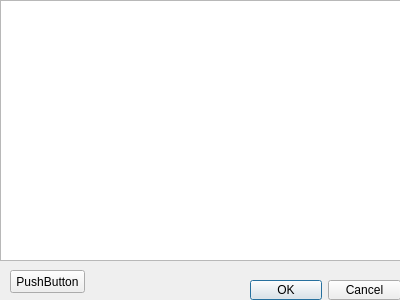
<?xml version="1.0" encoding="UTF-8"?>
<ui version="4.0">
 <class>Dialog</class>
 <widget class="QDialog" name="Dialog">
  <property name="geometry">
   <rect>
    <x>0</x>
    <y>0</y>
    <width>400</width>
    <height>300</height>
   </rect>
  </property>
  <property name="windowTitle">
   <string>Dialog</string>
  </property>
  <widget class="QDialogButtonBox" name="buttonBox">
   <property name="geometry">
    <rect>
     <x>250</x>
     <y>280</y>
     <width>151</width>
     <height>20</height>
    </rect>
   </property>
   <property name="orientation">
    <enum>Qt::Horizontal</enum>
   </property>
   <property name="standardButtons">
    <set>QDialogButtonBox::Cancel|QDialogButtonBox::Ok</set>
   </property>
  </widget>
  <widget class="QTableView" name="tableView">
   <property name="geometry">
    <rect>
     <x>0</x>
     <y>0</y>
     <width>401</width>
     <height>261</height>
    </rect>
   </property>
  </widget>
  <widget class="QPushButton" name="pushButton">
   <property name="geometry">
    <rect>
     <x>10</x>
     <y>270</y>
     <width>75</width>
     <height>23</height>
    </rect>
   </property>
   <property name="text">
    <string>PushButton</string>
   </property>
  </widget>
 </widget>
 <resources/>
 <connections>
  <connection>
   <sender>buttonBox</sender>
   <signal>accepted()</signal>
   <receiver>Dialog</receiver>
   <slot>accept()</slot>
   <hints>
    <hint type="sourcelabel">
     <x>248</x>
     <y>254</y>
    </hint>
    <hint type="destinationlabel">
     <x>157</x>
     <y>274</y>
    </hint>
   </hints>
  </connection>
  <connection>
   <sender>buttonBox</sender>
   <signal>rejected()</signal>
   <receiver>Dialog</receiver>
   <slot>reject()</slot>
   <hints>
    <hint type="sourcelabel">
     <x>316</x>
     <y>260</y>
    </hint>
    <hint type="destinationlabel">
     <x>286</x>
     <y>274</y>
    </hint>
   </hints>
  </connection>
 </connections>
</ui>
